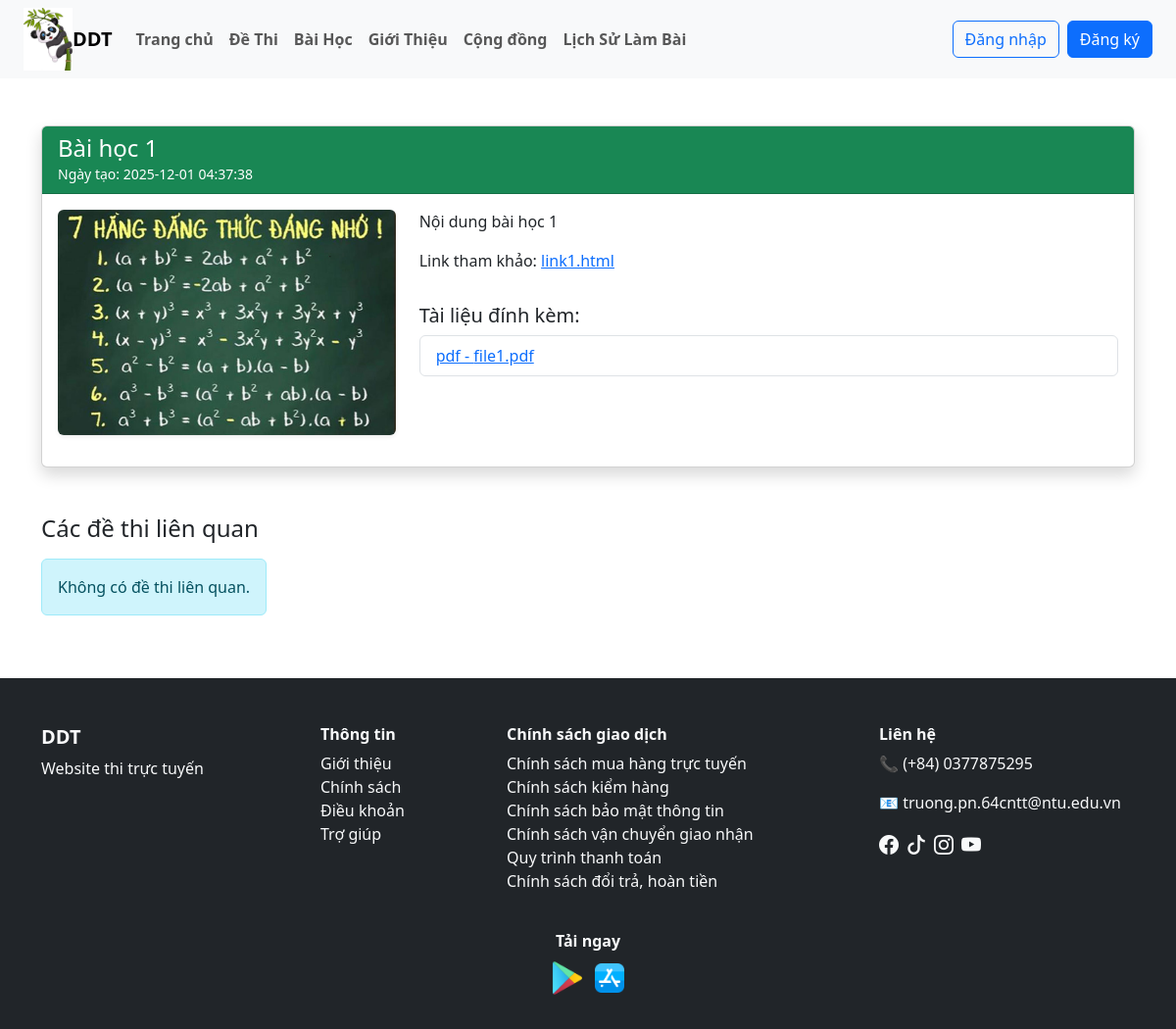
Page /user/chi_tiet_bai_hoc.php?id_bh=BH1 on the earlier database version.
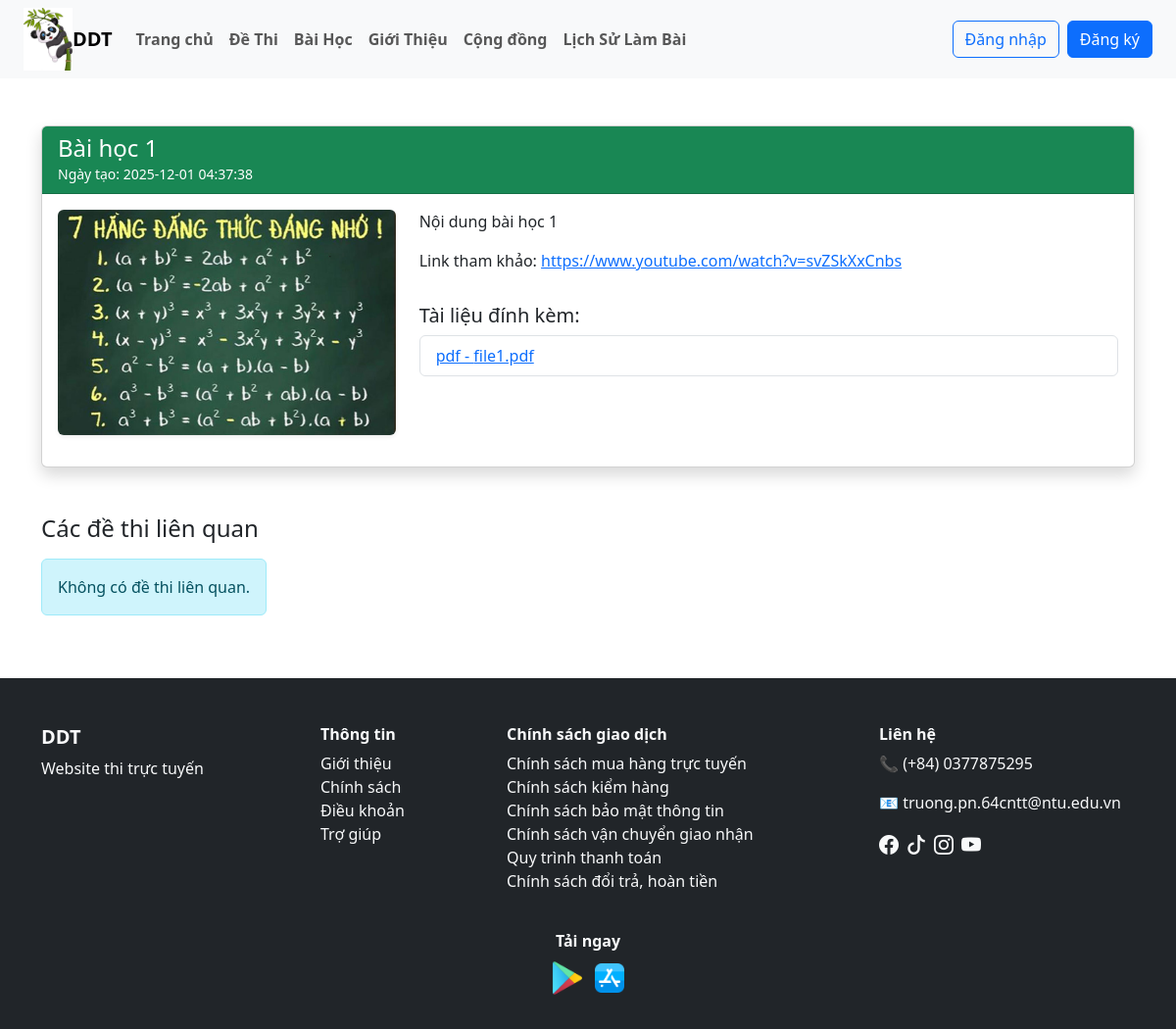
Same page on the later database version.
### tables this page shows
CREATE TABLE `bai_hoc` (
  `id` varchar(10) NOT NULL,
  `tieu_de` varchar(255) NOT NULL,
  `noi_dung` text DEFAULT NULL,
  `anh_bai_hoc` varchar(255) DEFAULT NULL,
  `link_bai_hoc` varchar(255) DEFAULT NULL,
  `ngay_tao` datetime DEFAULT current_timestamp(),
  `id_danh_muc` int(11) DEFAULT NULL
);

### user/chi_tiet_bai_hoc.php (the view)
<?php
include("./header.php");
$id_bai_hoc = $_GET['id_bh'] ?? '';
if ($id_bai_hoc) {
    $sql_bh = "SELECT * FROM bai_hoc WHERE id = '$id_bai_hoc'";
    $result_bh = mysqli_query($dbc, $sql_bh);
    if(mysqli_num_rows($result_bh) > 0){
        $bai_hoc = mysqli_fetch_assoc($result_bh);
        $sql_files = "SELECT * FROM tap_tin_bai_hoc WHERE id_bai_hoc = '$id_bai_hoc'";
        $result_files = mysqli_query($dbc, $sql_files);
    } else {
        echo "<div class='alert alert-warning text-center mt-5'>Bài học không tồn tại.</div>";
        include("./footer.php");
        exit;
    }
} else {
    echo "<div class='alert alert-warning text-center mt-5'>Chưa chọn bài học.</div>";
    include("./footer.php");
    exit;
}
?>
<div class="container my-5">
    <div class="card shadow">
        <div class="card-header bg-success text-white">
            <h4 class="mb-0"><?= $bai_hoc['tieu_de'] ?></h4>
            <small>Ngày tạo: <?= $bai_hoc['ngay_tao'] ?></small>
        </div>
        <div class="card-body">
            <div class="row">
                <?php if(!empty($bai_hoc['anh_bai_hoc'])): ?>
                <div class="col-md-4 mb-3">
                    <img src="./image_baihoc/<?= $bai_hoc['anh_bai_hoc'] ?>" alt="<?= $bai_hoc['tieu_de'] ?>"
                        class="img-fluid rounded shadow-sm">
                </div>
                <div class="col-md-8">
                    <?php else: ?>
                    <div class="col-12">
                        <?php endif; ?>
                        <div style="max-height: 500px; overflow-y:auto;">
                            <p><?= nl2br($bai_hoc['noi_dung']) ?></p>
                            <?php if(!empty($bai_hoc['link_bai_hoc'])): ?>
                            <p>Link tham khảo: <a href="<?= $bai_hoc['link_bai_hoc'] ?>"
                                    target="_blank"><?= $bai_hoc['link_bai_hoc'] ?></a></p>
                            <?php endif; ?>
                        </div>
                        <?php if(mysqli_num_rows($result_files) > 0): ?>
                        <div class="mt-3">
                            <h5>Tài liệu đính kèm:</h5>
                            <ul class="list-group">
                                <?php while($file = mysqli_fetch_assoc($result_files)): ?>
                                <li class="list-group-item">
                                    <a href="./file_pdf/<?= $file['duong_dan'] ?>" target="_blank">
                                        <?= $file['loai_tap_tin'] ?> - <?= basename($file['duong_dan']) ?>
                                    </a>
                                </li>
                                <?php endwhile; ?>
                            </ul>
                        </div>
                        <?php endif; ?>
                    </div>
                </div>
            </div>
        </div>
    </div>
    <?php
$id_danh_muc = $bai_hoc['id_danh_muc'];
$sql_lien_quan = "SELECT * FROM de_thi WHERE id_danh_muc = '$id_danh_muc' LIMIT 10";
$result_lien_quan = mysqli_query($dbc, $sql_lien_quan);
?>
    <div class="container my-5">
        <h4 class="mb-3">Các đề thi liên quan</h4>
        <div class="d-flex flex-row overflow-auto gap-3">
            <?php if(mysqli_num_rows($result_lien_quan) > 0): ?>
            <?php while($dt = mysqli_fetch_assoc($result_lien_quan)): ?>
            <div class="card shadow-sm" style="min-width: 250px;">
                <div class="card-body">
                    <h5 class="card-title"><?= $dt['ten_de_thi'] ?></h5>
                    <p class="card-text"><?= substr($dt['mo_ta'], 0, 60) ?>...</p>
                    <p>Thời gian: <?= $dt['thoi_gian'] ?> phút</p>
                    <a href="chi_tiet_de_thi.php?id=<?= $dt['id'] ?>" class="btn btn-primary btn-sm">Bắt đầu</a>
                </div>
            </div>
            <?php endwhile; ?>
            <?php else: ?>
            <div class="alert alert-info">Không có đề thi liên quan.</div>
            <?php endif; ?>
        </div>
    </div>
    <?php include("./footer.php"); ?>

Differences in the rows shown:
changed bai_hoc "Bài học 1": link_bai_hoc "link1.html" → "https://www.youtube.com/watch?v=svZSkXxCnbs"
